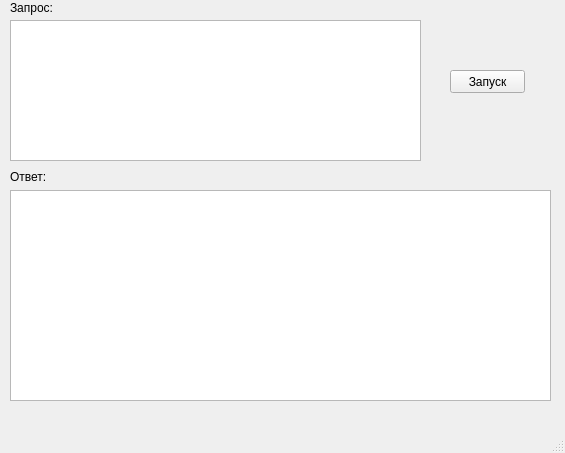
<?xml version="1.0" encoding="UTF-8"?>
<ui version="4.0">
 <class>MainWindow</class>
 <widget class="QMainWindow" name="MainWindow">
  <property name="geometry">
   <rect>
    <x>0</x>
    <y>0</y>
    <width>565</width>
    <height>453</height>
   </rect>
  </property>
  <property name="windowTitle">
   <string>MainWindow</string>
  </property>
  <widget class="QWidget" name="centralwidget">
   <widget class="QTableWidget" name="tableWidget">
    <property name="geometry">
     <rect>
      <x>10</x>
      <y>190</y>
      <width>541</width>
      <height>211</height>
     </rect>
    </property>
   </widget>
   <widget class="QLabel" name="label">
    <property name="geometry">
     <rect>
      <x>10</x>
      <y>0</y>
      <width>201</width>
      <height>16</height>
     </rect>
    </property>
    <property name="text">
     <string>Запрос:</string>
    </property>
   </widget>
   <widget class="QTextEdit" name="textEdit">
    <property name="geometry">
     <rect>
      <x>10</x>
      <y>20</y>
      <width>411</width>
      <height>141</height>
     </rect>
    </property>
   </widget>
   <widget class="QLabel" name="label_2">
    <property name="geometry">
     <rect>
      <x>10</x>
      <y>170</y>
      <width>47</width>
      <height>13</height>
     </rect>
    </property>
    <property name="text">
     <string>Ответ:</string>
    </property>
   </widget>
   <widget class="QPushButton" name="pushButton">
    <property name="geometry">
     <rect>
      <x>450</x>
      <y>70</y>
      <width>75</width>
      <height>23</height>
     </rect>
    </property>
    <property name="text">
     <string>Запуск</string>
    </property>
   </widget>
  </widget>
  <widget class="QMenuBar" name="menubar">
   <property name="geometry">
    <rect>
     <x>0</x>
     <y>0</y>
     <width>565</width>
     <height>21</height>
    </rect>
   </property>
  </widget>
  <widget class="QStatusBar" name="statusbar"/>
 </widget>
 <resources/>
 <connections/>
</ui>
